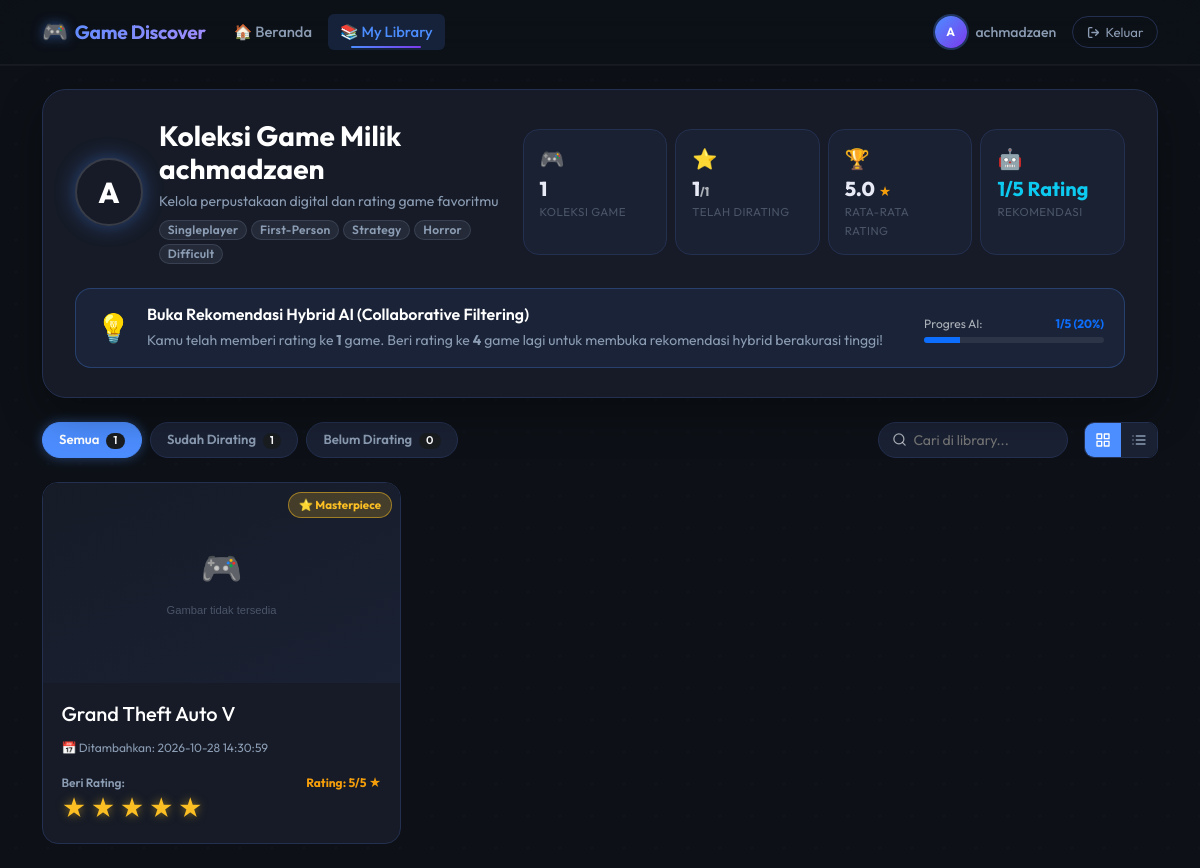
Page /library (signed in) on the committed database.
### tables this page shows
CREATE TABLE users (
    user_id INTEGER PRIMARY KEY AUTOINCREMENT,
    username TEXT UNIQUE NOT NULL,
    password_hash TEXT NOT NULL,
    favorite_genres TEXT DEFAULT '',
    created_at TEXT DEFAULT CURRENT_TIMESTAMP
);

CREATE TABLE library (
    user_id INTEGER NOT NULL,
    game_id INTEGER NOT NULL,
    rating INTEGER CHECK (rating BETWEEN 1 AND 5),
    added_at TEXT DEFAULT CURRENT_TIMESTAMP,
    PRIMARY KEY (user_id, game_id),
    FOREIGN KEY (user_id) REFERENCES users(user_id),
    FOREIGN KEY (game_id) REFERENCES games(game_id)
);

CREATE TABLE games (
    game_id INTEGER PRIMARY KEY,
    title TEXT, tags TEXT, description TEXT,
    release_date TEXT, price REAL, positive_ratio INTEGER, image_url TEXT
);

### app/main.py (the view)
@app.get("/library")
def library(request: Request, user=Depends(current_user), conn=Depends(db)):
    rows = conn.execute(
        "SELECT g.game_id, g.title, g.image_url, g.tags, g.price, l.rating, l.added_at "
        "FROM library l JOIN games g ON g.game_id = l.game_id "
        "WHERE l.user_id=? ORDER BY l.added_at DESC, g.title", (user["user_id"],)).fetchall()
    items = []
    for r in rows:
        d = {k: (None if isinstance(v, float) and v != v else v) for k, v in dict(r).items()}
        d["tag_list"] = [t for t in (d["tags"] or "").split("|") if t][:4]
        items.append(d)
    return render(request, "library.html", {"user": user, "items": items})

### app/database.py (called while the page is built)
def get_conn():
    conn = sqlite3.connect(DB_PATH, check_same_thread=False)
    conn.row_factory = sqlite3.Row
    return conn

### app/main.py (called while the page is built)
def db():
    conn = get_conn()
    try:
        yield conn
    finally:
        conn.close()

def current_user(request: Request, conn=Depends(db)):
    uid = request.session.get("user_id")
    row = None
    if uid:
        row = conn.execute(
            "SELECT user_id, username, favorite_genres FROM users WHERE user_id=?", (uid,)
        ).fetchone()
    if not row:
        request.session.clear()
        raise NotAuthenticated()
    return dict(row)

def render(request: Request, name: str, ctx: dict, status: int = 200):
    if (BASE / "templates" / name).exists():
        return templates.TemplateResponse(request, name, ctx, status_code=status)
    return JSONResponse({"template": name, **ctx}, status_code=status)

### app/templates/library.html (shortened to what this page needs)
{% extends "base.html" %}
{% block content %}
{% set rated_items = items | selectattr('rating') | list %}
{% set total_rated = rated_items | length %}
{% set total_items = items | length %}
{% set unrated_count = total_items - total_rated %}
{% set avg_rating = ('%.1f'|format(rated_items | map(attribute='rating') | sum / total_rated)) if total_rated > 0 else '0.0' %}
<div class="library-header-card mb-4">
  <div class="row align-items-center g-4">
    <div class="col-lg-5">
      <div class="d-flex align-items-center gap-3">
        <div class="library-avatar">
          {{ user.username[0].upper() }}
        </div>
        <div>
          <h3 class="mb-1 fw-bold text-white">Koleksi Game Milik {{ user.username }}</h3>
          <p class="text-body-secondary small mb-2">Kelola perpustakaan digital dan rating game favoritmu</p>
          <div class="d-flex flex-wrap gap-1">
            {% if user.favorite_genres %}
              {% for g in user.favorite_genres.split('|') if g %}
              <span class="badge text-bg-secondary fs-8">{{ g }}</span>
              {% endfor %}
            {% else %}
              <span class="badge text-bg-secondary fs-8">Gamer</span>
            {% endif %}
          </div>
        </div>
      </div>
    </div>
    <div class="col-lg-7">
      <div class="row row-cols-2 row-cols-sm-4 g-2">
        <div class="col">
          <div class="stat-tile">
            <span class="stat-icon">🎮</span>
            <div class="stat-val">{{ total_items }}</div>
            <div class="stat-lbl">Koleksi Game</div>
          </div>
        </div>
        <div class="col">
          <div class="stat-tile">
            <span class="stat-icon">⭐</span>
            <div class="stat-val">{{ total_rated }}<small class="fs-8 text-muted">/{{ total_items }}</small></div>
            <div class="stat-lbl">Telah Dirating</div>
          </div>
        </div>
        <div class="col">
          <div class="stat-tile">
            <span class="stat-icon">🏆</span>
            <div class="stat-val">{{ avg_rating }} <small class="fs-8 text-warning">★</small></div>
            <div class="stat-lbl">Rata-rata Rating</div>
          </div>
        </div>
        <div class="col">
          <div class="stat-tile">
            <span class="stat-icon">🤖</span>
            <div class="stat-val fs-7 text-truncate">
              {% if total_rated >= 5 %}
              <span class="text-success fw-bold">Hybrid AI</span>
              {% else %}
              <span class="text-info fw-bold">{{ total_rated }}/5 Rating</span>
              {% endif %}
            </div>
            <div class="stat-lbl">Rekomendasi</div>
          </div>
        </div>
      </div>
    </div>
  </div>
  {% if total_items > 0 %}
    {% if total_rated < 5 %}
    <div class="hybrid-unlock-banner mt-4">
      <div class="d-flex flex-wrap align-items-center justify-content-between gap-3">
        <div class="d-flex align-items-center gap-3">
          <span class="fs-3">💡</span>
          <div>
            <h6 class="mb-1 text-white fw-semibold">Buka Rekomendasi Hybrid AI (Collaborative Filtering)</h6>
            <p class="small text-body-secondary mb-0">
              Kamu telah memberi rating ke <strong>{{ total_rated }}</strong> game. Beri rating ke <strong>{{ 5 - total_rated }}</strong> game lagi untuk membuka rekomendasi hybrid berakurasi tinggi!
            </p>
          </div>
        </div>
        <div class="progress-wrap flex-grow-1 flex-md-grow-0" style="min-width: 180px;">
          <div class="d-flex justify-content-between small mb-1">
            <span class="text-muted fs-8">Progres AI:</span>
            <span class="text-primary fw-bold fs-8">{{ total_rated }}/5 ({{ (total_rated / 5 * 100)|int }}%)</span>
          </div>
          <div class="progress" style="height: 6px; background: rgba(255,255,255,0.08);">
            <div class="progress-bar bg-primary" role="progressbar" style="width: {{ total_rated / 5 * 100 }}%;"></div>
          </div>
        </div>
      </div>
    </div>
    {% endif %}
  {% endif %}
</div>
{% if not items %}
<div class="empty-library-state">
  <div class="empty-library-icon">
    <svg viewBox="0 0 24 24" fill="none" stroke="currentColor" stroke-width="1.5" stroke-linecap="round" stroke-linejoin="round">
      <rect x="2" y="6" width="20" height="12" rx="3"></rect>
      <path d="M6 12h4m-2-2v4"></path>
      <circle cx="15" cy="11" r="1"></circle>
      <circle cx="18" cy="13" r="1"></circle>
    </svg>
  </div>
  <h4 class="fw-bold mb-2 text-white">Library Kamu Masih Kosong</h4>
  <p class="text-body-secondary mb-4 mx-auto" style="max-width: 500px;">
    Kamu belum menambahkan game apa pun ke dalam koleksimu. Mulai jelajahi ribuan game menarik di katalog dan tambahkan game favoritmu!
  </p>
  <a href="/" class="btn btn-primary btn-lg px-4 shadow">
    <span>Jelajahi Katalog Rekomendasi &raquo;</span>
  </a>
</div>
{% else %}
<div class="library-toolbar">
  <div class="d-flex align-items-center gap-2 flex-wrap">
    <button class="library-filter-tab active" data-filter="all">
      Semua <span class="badge rounded-pill bg-dark-subtle ms-1">{{ total_items }}</span>
    </button>
    <button class="library-filter-tab" data-filter="rated">
      Sudah Dirating <span class="badge rounded-pill bg-dark-subtle ms-1">{{ total_rated }}</span>
    </button>
    <button class="library-filter-tab" data-filter="unrated">
      Belum Dirating <span class="badge rounded-pill bg-dark-subtle ms-1">{{ unrated_count }}</span>
    </button>
  </div>
  <div class="d-flex align-items-center gap-3">
    <div class="library-search-box">
      <svg width="15" height="15" viewBox="0 0 24 24" fill="none" stroke="currentColor" stroke-width="2" stroke-linecap="round" stroke-linejoin="round" class="text-muted">
        <circle cx="11" cy="11" r="8"></circle>
        <path d="M21 21l-4.35-4.35"></path>
      </svg>
      <input type="text"
             id="librarySearchInput"
             class="border-0 bg-transparent text-white small"
             placeholder="Cari di library..."
             autocomplete="off"
             style="outline: none; width: 140px;">
    </div>
    <div class="btn-group view-switcher-group" role="group" aria-label="Tampilan Library">
      <button type="button" class="view-toggle-btn active" id="viewGridBtn" title="Tampilan Grid">
      </button>
      <button type="button" class="view-toggle-btn" id="viewListBtn" title="Tampilan List">
      </button>
    </div>
  </div>
</div>
<div class="library-container view-grid" id="libraryContainer">
  {% for it in items %}
  <div class="library-item-card"
       data-rated="{{ 'true' if it.rating else 'false' }}"
       data-title="{{ it.title|lower }}"
       data-game-id="{{ it.game_id }}">
    <a href="/game/{{ it.game_id }}" class="library-item-thumb">
      <img src="{{ it.image_url }}"
           alt="{{ it.title }}"
           loading="lazy"
           onerror="this.onerror=null;this.src='/static/img/placeholder.svg'">
      <div class="library-badge-overlay">
        {% if it.rating == 5 %}
        <span class="lib-rating-pill badge-masterpiece">⭐ Masterpiece</span>
        {% elif it.rating == 4 %}
        <span class="lib-rating-pill badge-recommended">👍 Recommended</span>
        {% elif it.rating == 3 %}
        <span class="lib-rating-pill badge-good">👌 Good</span>
        {% elif it.rating and it.rating <= 2 %}
        <span class="lib-rating-pill badge-mediocre">⚠️ Mediocre</span>
        {% else %}
        <span class="lib-rating-pill badge-unrated">Belum Dirating</span>
        {% endif %}
      </div>
    </a>
    <div class="library-item-body">
      <div class="library-item-info">
        <h5 class="library-item-title mb-1">
          <a href="/game/{{ it.game_id }}" class="text-decoration-none text-white text-truncate d-block">
            {{ it.title }}
          </a>
        </h5>
        <small class="text-body-secondary fs-8 d-block mb-3">
          📅 Ditambahkan: {{ it.added_at }}
        </small>
      </div>
      <div class="library-item-rating">
        <div class="d-flex justify-content-between align-items-center mb-1">
          <span class="fs-8 text-body-secondary fw-semibold">Beri Rating:</span>
          <span class="rating-text fs-8 text-warning fw-bold">
            {{ ("Rating: %d/5 ★"|format(it.rating)) if it.rating else "Belum dirating" }}
          </span>
        </div>
        <div class="stars library-stars" data-game="{{ it.game_id }}">
          {% for n in range(1, 6) %}
          <span class="star {{ 'active' if (it.rating or 0) >= n }}"
                data-rate="{{ n }}"
                title="{{ n }} dari 5 bintang">&#9733;</span>
          {% endfor %}
        </div>
      </div>
    </div>
  </div>
  {% endfor %}
</div>
{% endif %}
{% endblock %}

### app/templates/base.html (shortened to what this page needs)
<!doctype html>
<html lang="id" data-bs-theme="dark">
<head>
  <link href="https://cdn.jsdelivr.net/npm/bootstrap@5.3.3/dist/css/bootstrap.min.css" rel="stylesheet">
  <link href="/static/css/style.css" rel="stylesheet">
</head>
<body>
{% set path = request.url.path %}
{% if user %}
<nav class="navbar navbar-expand-md sticky-top" id="mainNav">
  <div class="container">
    <a class="navbar-brand" href="/">
      <span class="brand-icon">🎮</span>
      Game Discover
    </a>
    <div class="collapse navbar-collapse" id="navCollapse">
      <ul class="navbar-nav me-auto gap-1">
        <li class="nav-item">
          <a class="nav-link {{ 'active' if path == '/' }}" href="/">
            <span>🏠</span> Beranda
          </a>
        </li>
        <li class="nav-item">
          <a class="nav-link {{ 'active' if path == '/library' }}" href="/library">
            <span>📚</span> My Library
          </a>
        </li>
      </ul>
      <div class="d-flex align-items-center gap-3">
        <div class="navbar-user d-none d-md-flex">
          <div class="nav-avatar" title="{{ user.username }}">
            {{ user.username[0].upper() }}
          </div>
          <span class="d-none d-lg-inline">{{ user.username }}</span>
        </div>
        <a class="btn-logout" href="/logout">
          <svg width="13" height="13" viewBox="0 0 24 24" fill="none" stroke="currentColor" stroke-width="2.5" stroke-linecap="round" stroke-linejoin="round">
            <path d="M9 21H5a2 2 0 0 1-2-2V5a2 2 0 0 1 2-2h4"/><polyline points="16 17 21 12 16 7"/><line x1="21" y1="12" x2="9" y2="12"/>
          </svg>
          Keluar
        </a>
      </div>
    </div>
  </div>
</nav>
{% endif %}
{% block full_page %}
<main class="container py-4">
  {% block content %}{% endblock %}
</main>
{% endblock %}
</body>
</html>

### rows in the picture
users: username "A", username "achmadzaen"
library: shows "⭐ Masterpiece", title "Grand Theft Auto V", added_at "2026-10-28 14:30:59", rating "Rating: 5/5 ★"

### other values in the picture
{{ g }} "Singleplayer" "First-Person" "Strategy" "Horror" "Difficult"
{{ total_items }} "1"
{{ total_rated }} "1"
{{ avg_rating }} "5.0"
{{ 5 - total_rated }} "4"
{{ (total_rated / 5 * 100)|int }} "20"
{{ unrated_count }} "0"
